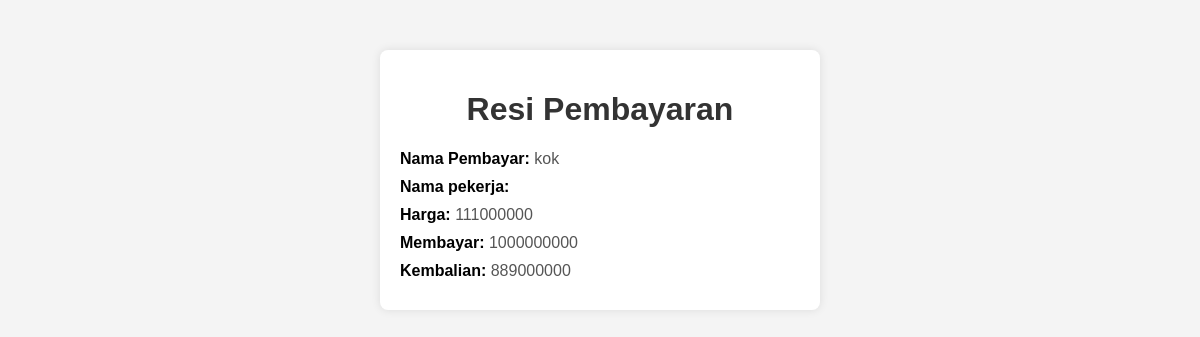
Page /hotel/resi.php?id=2 on the committed database.
### tables this page shows
CREATE TABLE `transaksi` (
  `id_transaksi` int(200) NOT NULL,
  `username` varchar(200) DEFAULT NULL,
  `harga` int(200) DEFAULT NULL,
  `bayar` int(200) DEFAULT NULL,
  `kembalian` int(200) DEFAULT NULL,
  `id_rs` int(50) DEFAULT NULL
);

CREATE TABLE `userr` (
  `id_user` int(100) NOT NULL,
  `username` varchar(200) DEFAULT NULL,
  `password` varchar(200) DEFAULT NULL,
  `email` varchar(100) DEFAULT NULL,
  `id_T` int(11) DEFAULT NULL
);

CREATE TABLE `reserfasi` (
  `id_rs` int(50) NOT NULL,
  `id_user` int(100) DEFAULT NULL,
  `j_orang` int(11) DEFAULT NULL,
  `j_ruang` int(11) DEFAULT NULL,
  `stay` int(11) DEFAULT NULL,
  `chek_out` date DEFAULT NULL,
  `roomID` int(20) DEFAULT NULL,
  `id_bed` int(20) DEFAULT NULL,
  `harga` int(200) DEFAULT NULL,
  `checkin` date NOT NULL,
  `nama` varchar(100) NOT NULL
);

### hotel/resi.php (the view, shortened to what this page needs)
<!DOCTYPE html>
<html lang="en">
<?php
include "koneksi.php";
if (isset($_GET['id'])) {
    $id_transaksi = $_GET['id'];
    $sql = "SELECT transaksi.*, userr.username,reserfasi.harga FROM transaksi INNER JOIN reserfasi ON transaksi.id_rs=reserfasi.id_rs INNER JOIN userr ON reserfasi.id_user=userr.id_user WHERE id_transaksi = $id_transaksi";
    $result = $koneksi->query($sql);
    if ($result->num_rows > 0) {
        $data_transaksi = $result->fetch_assoc();
    } else {
        die("Transaksi tidak ditemukan");
    }
} else {
    die("ID transaksi tidak diberikan");
}
?>
<head>
</head>
<body>
    <div class="resi-card">
        <h1>Resi Pembayaran</h1>
        <p><strong>Nama Pembayar:</strong> <?php echo $data_transaksi['username']; ?></p>
        <p><strong>Nama pekerja:</strong> <?php echo $_SESSION['username']; ?></p>
        <p><strong>Harga:</strong> <?php echo $data_transaksi['harga']; ?></p>
        <p><strong>Membayar:</strong> <?php echo $data_transaksi['bayar']; ?></p>
        <p><strong>Kembalian:</strong> <?php echo $data_transaksi['kembalian']; ?></p>
    </div>
</body>
</html>

### hotel/resi.php (style rules this page uses)
body { font-family: 'Arial', sans-serif; margin: 0; padding: 0; background-color: #f4f4f4; }
.resi-card { max-width: 400px; margin: 50px auto; background-color: #fff; padding: 20px; box-shadow: 0 0 10px rgba(0, 0, 0, 0.1); border-radius: 8px; }
h1 { text-align: center; color: #333; }
p { margin: 10px 0; color: #555; }
strong { color: #000; }

### rows in the picture
transaksi: userr.username "kok", id_rs.harga "111000000", bayar "1000000000", kembalian "889000000"
